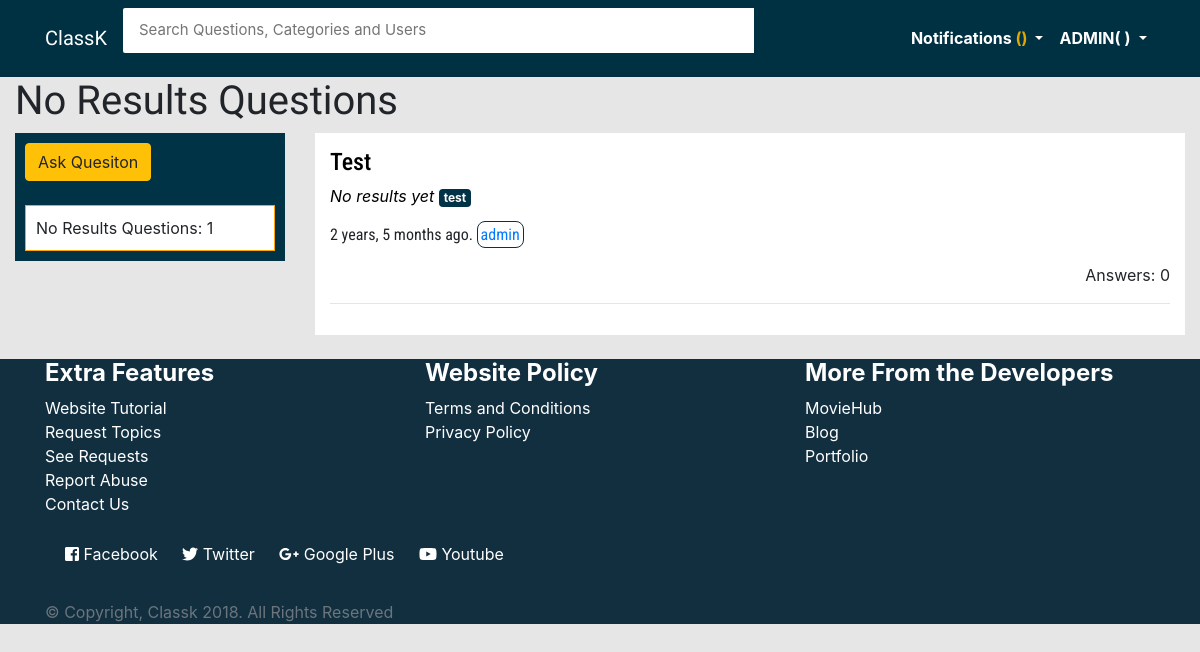
Page /no-results/all/ (signed in) on the committed database.
### main/models.py (models this page shows, shortened)
class Question(models.Model):
    user = models.ForeignKey(User, on_delete=models.CASCADE)
    title = models.CharField(max_length=150, default=None)
    description = models.TextField(max_length=3000)
    slug = models.SlugField(max_length=140, unique=True)
    date = models.DateTimeField(null=True, default=timezone.now())
    category = models.ForeignKey(Category, null=True, default=None, on_delete=models.CASCADE)
    satisfied = models.BooleanField(default=False)
    viewed = models.IntegerField(default=0)

class Category(models.Model):
    category = models.CharField(max_length=50)
    def __str__(self):
        return self.category

### main/views.py (the view)
# urls.py: url(r'no-results/all/$', views.no_results, name='no_results'),
def no_results(request):
    results = Question.objects.annotate(num_answers=Count('answer')).order_by("-date")
    all_satisfied = results.filter(satisfied=False)
    count_of_sa = all_satisfied.count()
    title = "No Results Questions"
    page = request.GET.get('page', 1)
    paginator = Paginator(all_satisfied,10)
    try:
        all_satisfied = paginator.page(page)
    except PageNotAnInteger:
        all_satisfied = paginator.page(1)
    except EmptyPage:
        all_satisfied = paginator.page(paginator.num_pages)
    context = {
        'results':results,
        'all_satisfied':all_satisfied,
        'count_of_sa':count_of_sa,
        'title': title,
    }
    return render(request, 'main/all-answered.html', context)

### main/templates/main/all-answered.html (shortened to what this page needs)
{% extends 'main/base.html' %}
{% block content %}
<div class="container-fluid">
    <h1 class="text-left" id="brand"> {{ title }}</h1>
    <div class="row">
        <div class="col-md-3 col-sm-12">
            <div id="qtns1">
                {% if not user.is_authenticated %}
                <a href="{% url 'accounts:login' %}?next={% url 'main:ask-question' %}" class="btn btn-md btn-info">Ask Question</a>
                <br>
                <br> {% else %}
                <a href="{% url 'main:ask-question' %}" class="btn btn-md btn-warning">Ask Quesiton</a>
                <br>
                <br> {% endif %}
                <div class="qtns2">
                    {{ title }}: {{count_of_sa}}
                </div>
            </div>
        </div>
        <div class="col-md-9 col-sm-12">
            <div id="qtns">
                {% for q in all_satisfied %}
                <a href="{% url 'main:details' q.slug %}" id="questions">
                    <h4 id="titleq">{{ q.title }}</h4>
                    {% if q.satisfied %}
                    <i data-toggle="tooltip" data-placement="top" title="Marked Satisfied by the owner of the question." class="fas fa-check"
                        style="color:green;"></i>
                    {% else %}
                    <i>No results yet</i>
                    {% endif %}
                </a>
                <a href="{% url 'main:filter' q.category %}">
                    <p class="badge" style="background:#003346; color:white;">{{ q.category }}</p>
                </a>
                <p id="titleq">{{ q.date |timesince }} ago.
                    <a href="{% url 'accounts:profile' q.user %}" id="questions-user-link">{{ q.user }}</a>
                </p>
                <div class="text-right">
                    <p>Answers: {{q.num_answers}}</p>
                </div>
                <hr> {% endfor %}
            </div>
        </div>
    </div>
</div>
<br>
 {% endblock %}

### main/templates/main/base.html (shortened to what this page needs)
<html lang="en">
<head>
    <link href="https://maxcdn.bootstrapcdn.com/bootstrap/4.0.0/css/bootstrap.min.css" rel="stylesheet"
> {% load static %}
    <link rel="stylesheet" href="{% static 'css/main.css' %}">
    <link href="https://maxcdn.bootstrapcdn.com/font-awesome/4.7.0/css/font-awesome.min.css" rel="stylesheet"
>
</head>
<body>
    <header>
        <nav class="navbar navbar-expand-lg navbar-light" style="background-color:#003143;">
            <div class="container">
                <a class="navbar-brand text-white" href="{% url 'main:home' %}" id="brand">ClassK</span>
                </a>
                <div class="collapse navbar-collapse" id="navbarNav">
                    <div class="bam-navbar-search smallsearch col-sm-8 col-xs-11">
                        <form action="{% url 'main:home' %}" method="get" class="row">
                            <input class="bam-navbar-input col-md-11" type="search" placeholder="Search Questions, Categories and Users" name="q" , value="">
                        </form>
                    </div>
                    <ul class="nav navbar-nav ml-auto w-100 justify-content-end" id="item">
                        {% if user.is_authenticated %}
                        <li class="nav-item dropdown">
                            <a class="nav-link dropdown-toggle" href="#" id="navbarDropdownMenuLink" data-toggle="dropdown" aria-haspopup="true" aria-expanded="false"
                                style="color:white;">
                                <strong>Notifications
                                    <span style="color:#E0A800;">({{ notif_counts }})</span>
                                </strong>
                            </a>
                        </li>
                        <li class="nav-item dropdown">
                            <a class="nav-link dropdown-toggle" href="#" id="navbarDropdownMenuLink" data-toggle="dropdown" aria-haspopup="true" aria-expanded="false"
                                style="color:white;">
                                <strong> {{ user.username|upper }}( {{ score }} )</strong>
                            </a>
                        </li>
                        {% endif %}
                    </ul>
                </div>
            </div>
        </nav>
    </header>
    {% block content %} {% endblock %}
    <footer class="footer">
        <div class="container" id="contents-footer">
            <div class="row">
                <div class="col-md-4">
                    <h4>
                        <strong>Extra Features</strong>
                    </h4>
                    <ul class="list-contents">
                        <a href="{% url 'main:tutorial' %}">
                            <li>Website Tutorial</li>
                        </a>
                        <a href="{% url 'main:request_topic' %}">
                            <li>Request Topics</li>
                        </a>
                        <a href="{% url 'main:display_request' %}">
                            <li>See Requests</li>
                        </a>
                        <a href="#">
                            <li>Report Abuse</li>
                        </a>
                        <a href="{% url 'main:contact' %}">
                            <li> Contact Us</li>
                        </a>
                    </ul>
                </div>
                <div class="col-md-4">
                    <h4>
                        <strong>Website Policy</strong>
                    </h4>
                    <ul class="list-contents">
                        <a href="#">
                            <li>Terms and Conditions</li>
                        </a>
                        <a href="#">
                            <li>Privacy Policy</li>
                        </a>
                    </ul>
                </div>
                <div class="col-md-4">
                    <h4>
                        <strong>More From the Developers</strong>
                    </h4>
                    <ul class="list-contents">
                        <a href="#">
                            <li>MovieHub</li>
                        </a>
                        <a href="#">
                            <li>Blog</li>
                        </a>
                        <a href="#">
                            <li>Portfolio</li>
                        </a>
                    </ul>
                </div>
            </div>
            <div class="social-media-links">
                <a href="https://www.facebook.com/whysoserious13" target="_blank"> <i class="fab fa-facebook-square"></i> Facebook</a>
                <a href="https://twitter.com/techinov22" target="_blank"> <i class="fab fa-twitter"></i>  Twitter</a>
                <a href="https://plus.google.com/u/0/113475651357673842065" target="_blank"> <i class="fab fa-google-plus-g"></i>  Google Plus</a>
                <a href="https://www.youtube.com/c/onthir" target="_blank"> <i class="fab fa-youtube"></i>  Youtube</a>
            </div>
             <br>
            <span class="text-muted text-center">&copy; Copyright, Classk 2018. All Rights Reserved</span>
        </div>
    </footer>
</body>
</html>

### account/static/css/main.css (style rules this page uses)
body { background: #e6e6e6; }
.bam-navbar-input { padding: 11px 16px; border-radius: 2px 0 0 2px; border: 0 none; outline: 0 none; font-size: 15px; }
#questions { text-decoration: none; color: black; }
#qtns { background-color: white; padding: 15px; }
#qtns1 { background-color: #003346; position: relative; padding: 10px; }
.qtns2 { background: white; border: 1px solid orange; padding: 10px; }
#brand { font-family: 'Francois One', sans-serif; }
#titleq { font-family: 'Roboto Condensed', sans-serif; }
#questions-user-link { text-decoration: none; border: 1px solid #122f40; padding: 3px; border-radius: 8px; }
#contents-footer { color: white; }
.footer { background-color: #122f40; }
.list-contents li { list-style-type: none; }
.list-contents a { text-decoration: none; color: white; }
ul { padding: 0; }
.social-media-links { padding: 10px; }
.social-media-links a { text-decoration: none; color: white; padding: 10px; }

### rows in the picture
Question: title "Test", satisfied "No results yet", category "test", date "2 years, 5 months", user "admin", num_answers "0"

### other values in the picture
{{ user.username|upper }} "ADMIN"
{{ title }} "No Results Questions"
{{ count_of_sa }} "1"
